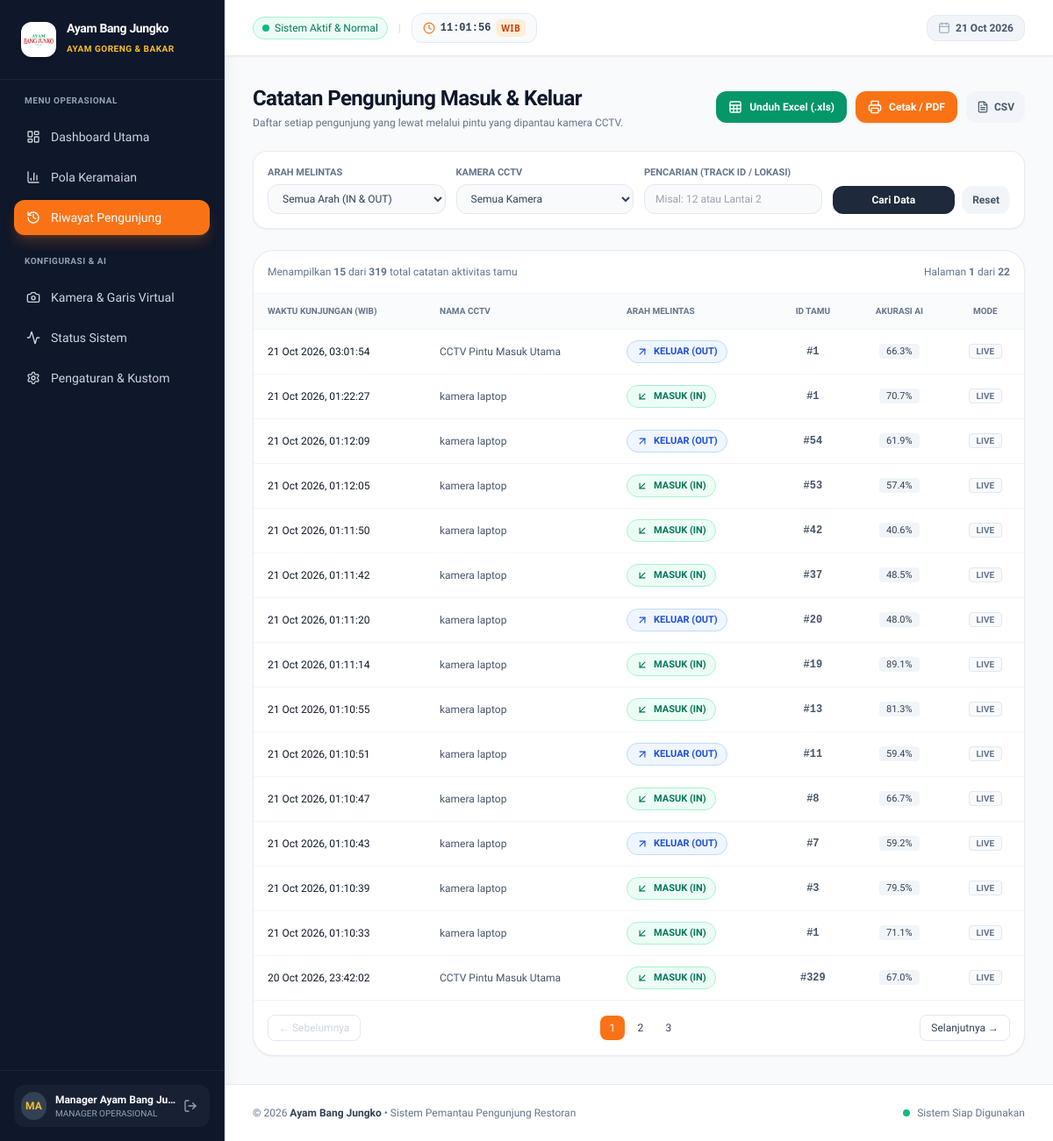
Page /history.php (signed in) on the committed database.
### tables this page shows
CREATE TABLE counting_events (
        id TEXT PRIMARY KEY,
        camera_id TEXT NOT NULL,
        session_id TEXT,
        event_timestamp TEXT NOT NULL,
        direction TEXT NOT NULL, -- 'IN' atau 'OUT'
        count_value INTEGER NOT NULL DEFAULT 1,
        track_id INTEGER,
        confidence REAL DEFAULT 0.85,
        source_mode TEXT NOT NULL DEFAULT 'LIVE',
        metadata_json TEXT,
        created_at TEXT NOT NULL DEFAULT (datetime('now', '+7 hours')),
        FOREIGN KEY (camera_id) REFERENCES cameras(id) ON DELETE CASCADE
    );

CREATE TABLE cameras (
        id TEXT PRIMARY KEY,
        name TEXT NOT NULL,
        location TEXT NOT NULL,
        source_type TEXT NOT NULL DEFAULT 'VIDEO_FILE',
        source_uri TEXT NOT NULL,
        resolution_width INTEGER NOT NULL DEFAULT 1280,
        resolution_height INTEGER NOT NULL DEFAULT 720,
        fps INTEGER NOT NULL DEFAULT 25,
        line_coords TEXT NOT NULL,
        is_active INTEGER NOT NULL DEFAULT 1,
        created_at TEXT NOT NULL DEFAULT (datetime('now', '+7 hours'))
    );

### config/settings.php (called while the page is built, shortened)
<?php
$DEFAULT_SETTINGS = [
    'timezone'            => 'Asia/Jakarta',
    'timezone_label'      => 'WIB (Asia/Jakarta)',
    'time_format'         => '24',
    'language'            => 'id',
    'restaurant_name'     => 'Ayam Bang Jungko',
    'restaurant_tagline'  => 'Spesialis Ayam Goreng & Bakar',
    'restaurant_logo'     => '',
    'logo_scale'          => '100',
    'logo_shape'          => 'rounded-xl',
    'logo_bg'             => 'white',
    'branch_name'         => 'Cabang Utama',
    'capacity_dine_in'    => '50',
    'daily_target'        => '300',
    'opening_time'            => '10:00',
    'closing_time'            => '22:00',
    'auto_operating_hours'    => '1',
    'store_status'            => 'closed',
    'operating_hours_filter'  => '1',
    'detection_sound'         => '0',
];
function getAllSettings(bool $refresh = false): array {
    static $cached = null;
    if ($cached !== null && !$refresh) {
        return $cached;
    }
    global $DEFAULT_SETTINGS;
    $settings = $DEFAULT_SETTINGS;
    try {
        $pdo = getDBConnection();
        $rows = $pdo->query("SELECT setting_key, setting_value FROM app_settings")->fetchAll();
        foreach ($rows as $r) {
            $settings[$r['setting_key']] = $r['setting_value'];
        }
    } catch (Exception $e) {
    }
    $cached = $settings;
    return $settings;
}
function getSetting(string $key, $default = null) {
    $settings = getAllSettings();
    return $settings[$key] ?? $default;
}
$currentTz = getSetting('timezone', 'Asia/Jakarta');

### config/lang.php (called while the page is built, shortened)
<?php
require_once __DIR__ . '/settings.php';
$browserDetectedLang = 'id';
if (!empty($_SERVER['HTTP_ACCEPT_LANGUAGE'])) {
    $pref = strtolower(substr($_SERVER['HTTP_ACCEPT_LANGUAGE'], 0, 2));
    if ($pref === 'en') {
        $browserDetectedLang = 'en';
    }
}
if (isset($_SESSION['lang']) && in_array($_SESSION['lang'], ['id', 'en'])) {
    $CURRENT_LANG = $_SESSION['lang'];
} else {
    $dbLang = getSetting('language', null);
    $CURRENT_LANG = !empty($dbLang) ? $dbLang : $browserDetectedLang;
}
function __($key, $default = '') {
    global $TRANSLATIONS, $CURRENT_LANG;
    if (isset($TRANSLATIONS[$CURRENT_LANG][$key])) {
        return $TRANSLATIONS[$CURRENT_LANG][$key];
    }
    return !empty($default) ? $default : $key;
}

### history.php (the view, shortened to what this page needs)
<?php
$pdo = getDBConnection();
$page = isset($_GET['page']) ? max(1, (int)$_GET['page']) : 1;
$pageSize = 15;
$direction = isset($_GET['direction']) ? strtoupper(trim($_GET['direction'])) : '';
$cameraId = isset($_GET['camera_id']) && $_GET['camera_id'] !== 'all' ? trim($_GET['camera_id']) : '';
$search = isset($_GET['search']) ? trim($_GET['search']) : '';
$where = [];
$params = [];
$whereSql = count($where) > 0 ? "WHERE " . implode(" AND ", $where) : "";
$countSql = "SELECT COUNT(*) FROM counting_events e LEFT JOIN cameras c ON e.camera_id = c.id $whereSql";
$countStmt = $pdo->prepare($countSql);
$countStmt->execute($params);
$total = (int)$countStmt->fetchColumn();
$totalPages = max(1, ceil($total / $pageSize));
$offset = ($page - 1) * $pageSize;
$dataSql = "SELECT e.*, c.name as camera_name
            FROM counting_events e
            LEFT JOIN cameras c ON e.camera_id = c.id
            $whereSql
            ORDER BY e.event_timestamp DESC
            LIMIT $pageSize OFFSET $offset";
$stmt = $pdo->prepare($dataSql);
$stmt->execute($params);
$records = $stmt->fetchAll();
$exportParams = [
    'direction' => $direction,
    'camera_id' => $cameraId,
    'search' => $search
];
$excelUrl = "api/export_excel.php?" . http_build_query($exportParams);
$pdfUrl = "print_report.php?" . http_build_query($exportParams);
$csvUrl = "api/export_csv.php?" . http_build_query($exportParams);
include __DIR__ . '/includes/header.php';
?>
<div class="flex flex-col md:flex-row md:items-center justify-between gap-4">
    <div>
        <h2 class="text-2xl font-bold tracking-tight text-slate-900"><?= __('hist_title') ?></h2>
        <p class="text-xs text-slate-500 mt-1"><?= __('hist_subtitle') ?></p>
    </div>
    <div class="flex flex-wrap items-center gap-2.5">
        <a href="<?= htmlspecialchars($excelUrl) ?>" class="inline-flex items-center gap-2 px-3.5 py-2.5 rounded-xl bg-emerald-600 hover:bg-emerald-700 text-white text-xs font-semibold shadow-sm transition-all" title="Unduh format spreadsheet Microsoft Excel">
            <i data-lucide="sheet" class="w-4 h-4"></i>
            <span><?= __('btn_download_excel') ?></span>
        </a>
        <a href="<?= htmlspecialchars($pdfUrl) ?>" target="_blank" class="inline-flex items-center gap-2 px-3.5 py-2.5 rounded-xl bg-orange-500 hover:bg-orange-600 text-white text-xs font-semibold shadow-sm shadow-orange-500/20 transition-all" title="Buka pratinjau dokumen laporan resmi & simpan ke PDF">
            <i data-lucide="printer" class="w-4 h-4"></i>
            <span><?= __('btn_print_pdf') ?></span>
        </a>
        <a href="<?= htmlspecialchars($csvUrl) ?>" class="inline-flex items-center gap-1.5 px-3 py-2.5 rounded-xl bg-slate-100 hover:bg-slate-200 text-slate-600 text-xs font-semibold transition-all" title="Unduh berkas CSV mentah">
            <i data-lucide="file-text" class="w-3.5 h-3.5"></i>
            <span>CSV</span>
        </a>
    </div>
</div>
<div class="bg-white p-4 rounded-2xl border border-slate-200/80 shadow-sm">
    <form method="GET" action="history.php" class="grid grid-cols-1 sm:grid-cols-2 lg:grid-cols-4 gap-3">
        <div>
            <label class="block text-[11px] font-semibold text-slate-500 uppercase mb-1"><?= __('filter_direction') ?></label>
            <select name="direction" onchange="this.form.submit()" class="w-full text-xs font-medium bg-slate-50 border border-slate-200 rounded-xl px-3 py-2 text-slate-700 focus:outline-none focus:border-orange-500">
                <option value=""><?= __('all_directions') ?></option>
            </select>
        </div>
        <div>
            <label class="block text-[11px] font-semibold text-slate-500 uppercase mb-1"><?= __('filter_cctv_cam') ?></label>
            <select name="camera_id" onchange="this.form.submit()" class="w-full text-xs font-medium bg-slate-50 border border-slate-200 rounded-xl px-3 py-2 text-slate-700 focus:outline-none focus:border-orange-500">
                <option value="all"><?= __('all_cameras') ?></option>
            </select>
        </div>
        <div>
            <label class="block text-[11px] font-semibold text-slate-500 uppercase mb-1"><?= __('filter_search') ?></label>
            <input type="text" name="search" value="<?= htmlspecialchars($search) ?>" placeholder="<?= __('search_placeholder') ?>"
                   class="w-full text-xs font-medium bg-slate-50 border border-slate-200 rounded-xl px-3 py-2 text-slate-700 focus:outline-none focus:border-orange-500">
        </div>
        <div class="flex items-end gap-2">
            <button type="submit" class="flex-1 py-2 px-3 bg-slate-800 hover:bg-slate-900 text-white rounded-xl text-xs font-semibold transition-all">
                <?= __('btn_search_data') ?>
            </button>
            <a href="history.php" class="py-2 px-3 bg-slate-100 hover:bg-slate-200 text-slate-600 rounded-xl text-xs font-semibold transition-all" title="Reset Filter">
                <?= __('btn_reset') ?>
            </a>
        </div>
    </form>
</div>
<div class="bg-white rounded-3xl border border-slate-200/80 shadow-sm overflow-hidden">
    <div class="p-4 border-b border-slate-100 flex items-center justify-between text-xs text-slate-500">
        <span><?= __('showing_records') ?> <strong><?= number_format(count($records)) ?></strong> <?= __('of_records') ?> <strong><?= number_format($total) ?></strong> <?= __('total_guest_records') ?></span>
        <span><?= __('page_label') ?> <strong><?= $page ?></strong> <?= __('of_records') ?> <strong><?= $totalPages ?></strong></span>
    </div>
    <div class="overflow-x-auto">
        <table class="w-full text-left text-xs">
            <thead>
                <tr class="bg-slate-50/80 border-b border-slate-100 text-slate-500 uppercase font-semibold text-[10px]">
                    <th class="py-3 px-4"><?= __('th_visit_time') ?></th>
                    <th class="py-3 px-4"><?= __('th_cctv_name') ?></th>
                    <th class="py-3 px-4"><?= __('th_cross_direction') ?></th>
                    <th class="py-3 px-4 text-center"><?= __('th_guest_id') ?></th>
                    <th class="py-3 px-4 text-center"><?= __('th_ai_accuracy') ?></th>
                    <th class="py-3 px-4 text-center"><?= __('th_mode') ?></th>
                </tr>
            </thead>
            <tbody class="divide-y divide-slate-100 text-slate-700">
                <?php if (empty($records)): ?>
                    <tr>
                        <td colspan="6" class="py-12 text-center text-slate-400">
                            <i data-lucide="inbox" class="w-8 h-8 mx-auto text-slate-300 mb-2"></i>
                            <?= __('no_data_history') ?>
                        </td>
                    </tr>
                <?php else: ?>
                    <?php foreach ($records as $r): ?>
                        <tr class="hover:bg-slate-50/60 transition-colors">
                            <td class="py-3 px-4 font-medium text-slate-900">
                                <?= date('d M Y, H:i:s', strtotime($r['event_timestamp'])) ?>
                            </td>
                            <td class="py-3 px-4 text-slate-600 font-medium">
                                <?= htmlspecialchars($r['camera_name'] ?: 'CCTV') ?>
                            </td>
                            <td class="py-3 px-4">
                                <?php if ($r['direction'] === 'IN'): ?>
                                    <span class="inline-flex items-center gap-1.5 px-2.5 py-1 rounded-full text-[11px] font-semibold bg-emerald-50 text-emerald-700 border border-emerald-200">
                                        <i data-lucide="arrow-down-left" class="w-3.5 h-3.5"></i> <?= __('badge_in') ?> (IN)
                                    </span>
                                <?php else: ?>
                                    <span class="inline-flex items-center gap-1.5 px-2.5 py-1 rounded-full text-[11px] font-semibold bg-blue-50 text-blue-700 border border-blue-200">
                                        <i data-lucide="arrow-up-right" class="w-3.5 h-3.5"></i> <?= __('badge_out') ?> (OUT)
                                    </span>
                                <?php endif; ?>
                            </td>
                            <td class="py-3 px-4 text-center font-mono text-slate-600 font-semibold">
                                #<?= htmlspecialchars($r['track_id'] ?: '-') ?>
                            </td>
                            <td class="py-3 px-4 text-center font-medium">
                                <span class="bg-slate-100 px-2 py-0.5 rounded text-[11px] text-slate-700">
                                    <?= number_format($r['confidence'] * 100, 1) ?>%
                                </span>
                            </td>
                            <td class="py-3 px-4 text-center">
                                <span class="text-[10px] font-semibold text-slate-500 uppercase bg-slate-50 px-2 py-0.5 rounded border border-slate-200">
                                    <?= htmlspecialchars($r['source_mode']) ?>
                                </span>
                            </td>
                        </tr>
                    <?php endforeach; ?>
                <?php endif; ?>
            </tbody>
        </table>
    </div>
    <?php if ($totalPages > 1): ?>
        <div class="p-4 border-t border-slate-100 flex items-center justify-between text-xs">
            <?php
            $prevUrl = "history.php?" . http_build_query(array_merge($_GET, ['page' => max(1, $page - 1)]));
            $nextUrl = "history.php?" . http_build_query(array_merge($_GET, ['page' => min($totalPages, $page + 1)]));
            ?>
            <a href="<?= $page > 1 ? htmlspecialchars($prevUrl) : '#' ?>" class="px-3 py-1.5 rounded-lg border border-slate-200 <?= $page > 1 ? 'hover:bg-slate-50 text-slate-700' : 'text-slate-300 pointer-events-none' ?>">
                &larr; <?= __('btn_prev') ?>
            </a>
            <div class="flex items-center gap-1">
                <?php for ($p = max(1, $page - 2); $p <= min($totalPages, $page + 2); $p++): ?>
                    <?php $pUrl = "history.php?" . http_build_query(array_merge($_GET, ['page' => $p])); ?>
                    <a href="<?= htmlspecialchars($pUrl) ?>" class="w-7 h-7 rounded-lg flex items-center justify-center font-medium <?= $p === $page ? 'bg-orange-500 text-white' : 'hover:bg-slate-100 text-slate-700' ?>">
                        <?= $p ?>
                    </a>
                <?php endfor; ?>
            </div>
            <a href="<?= $page < $totalPages ? htmlspecialchars($nextUrl) : '#' ?>" class="px-3 py-1.5 rounded-lg border border-slate-200 <?= $page < $totalPages ? 'hover:bg-slate-50 text-slate-700' : 'text-slate-300 pointer-events-none' ?>">
                <?= __('btn_next') ?> &rarr;
            </a>
        </div>
    <?php endif; ?>
</div>
<?php include __DIR__ . '/includes/footer.php'; ?>

### rows in the picture
counting_events: event_timestamp "21 Oct 2026, 03:01:54", camera.name "CCTV Pintu Masuk Utama", track "1", $r['confidence']*100 "66.3", source_mode "LIVE"
counting_events: event_timestamp "21 Oct 2026, 01:22:27", camera.name "kamera laptop", track "1", $r['confidence']*100 "70.7", source_mode "LIVE"
counting_events: event_timestamp "21 Oct 2026, 01:12:09", camera.name "kamera laptop", track "54", $r['confidence']*100 "61.9", source_mode "LIVE"
counting_events: event_timestamp "21 Oct 2026, 01:12:05", camera.name "kamera laptop", track "53", $r['confidence']*100 "57.4", source_mode "LIVE"
counting_events: event_timestamp "21 Oct 2026, 01:11:50", camera.name "kamera laptop", track "42", $r['confidence']*100 "40.6", source_mode "LIVE"
counting_events: event_timestamp "21 Oct 2026, 01:11:42", camera.name "kamera laptop", track "37", $r['confidence']*100 "48.5", source_mode "LIVE"
counting_events: event_timestamp "21 Oct 2026, 01:11:20", camera.name "kamera laptop", track "20", $r['confidence']*100 "48.0", source_mode "LIVE"
counting_events: event_timestamp "21 Oct 2026, 01:11:14", camera.name "kamera laptop", track "19", $r['confidence']*100 "89.1", source_mode "LIVE"
counting_events: event_timestamp "21 Oct 2026, 01:10:55", camera.name "kamera laptop", track "13", $r['confidence']*100 "81.3", source_mode "LIVE"
counting_events: event_timestamp "21 Oct 2026, 01:10:51", camera.name "kamera laptop", track "11", $r['confidence']*100 "59.4", source_mode "LIVE"
counting_events: event_timestamp "21 Oct 2026, 01:10:47", camera.name "kamera laptop", track "8", $r['confidence']*100 "66.7", source_mode "LIVE"
counting_events: event_timestamp "21 Oct 2026, 01:10:43", camera.name "kamera laptop", track "7", $r['confidence']*100 "59.2", source_mode "LIVE"
counting_events: event_timestamp "21 Oct 2026, 01:10:39", camera.name "kamera laptop", track "3", $r['confidence']*100 "79.5", source_mode "LIVE"
counting_events: event_timestamp "21 Oct 2026, 01:10:33", camera.name "kamera laptop", track "1", $r['confidence']*100 "71.1", source_mode "LIVE"
counting_events: event_timestamp "20 Oct 2026, 23:42:02", camera.name "CCTV Pintu Masuk Utama", track "329", $r['confidence']*100 "67.0", source_mode "LIVE"

### other values in the picture
$restaurantName "Ayam Bang Jungko"
$restaurantTagline "AYAM GORENG & BAKAR"
__('nav_menu_operational') "MENU OPERASIONAL"
__('nav_dashboard') "Dashboard Utama"
__('nav_traffic') "Pola Keramaian"
__('nav_history') "Riwayat Pengunjung"
__('nav_menu_config') "KONFIGURASI & AI"
__('nav_camera') "Kamera & Garis Virtual"
__('nav_system_status') "Status Sistem"
__('nav_settings') "Pengaturan & Kustom"
substr($currentUser['full_name'], 0, 2) "MA"
$currentUser['full_name'] "Manager Ayam Bang Ju…"
__('role_manager') "MANAGER OPERASIONAL"
__('system_active_normal') "Sistem Aktif & Normal"
$tzCode "WIB"
